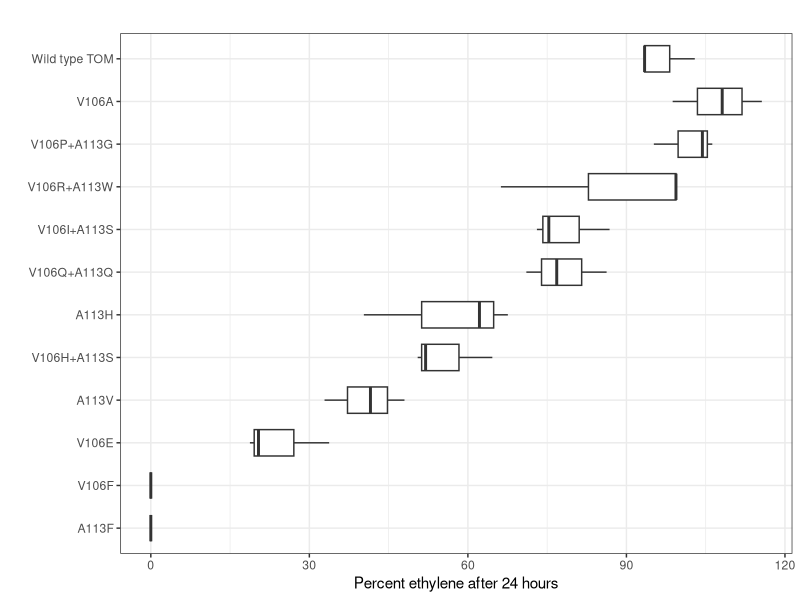

Here is the R script that generated this plot: (Note: this script raises an error after producing the figure.)
#r script for graphing TMO variants
d=read.csv('variants.csv')
d$Percent = d$Eth / 16 
d$Strain2 = factor(d$Strain, levels=c(
  "A113F",
  "V106F",
  "V106E",
  "A113V",
  "V106H+A113S",
  "A113H",
  "V106Q+A113Q",
  "V106I+A113S",
  "V106R+A113W",
  "V106P+A113G",
  "V106A",
  "Wild type TOM"#,
  #"Buffer"
))

library(ggplot2)
ggplot(d, aes(Strain2,Percent)) + 
geom_boxplot(width=0.618) + coord_flip() + 
labs(title="",x="", y="Percent ethylene after 24 hours") + 
theme_bw() + 
ggsave('variants.png',width=5,height=5)
